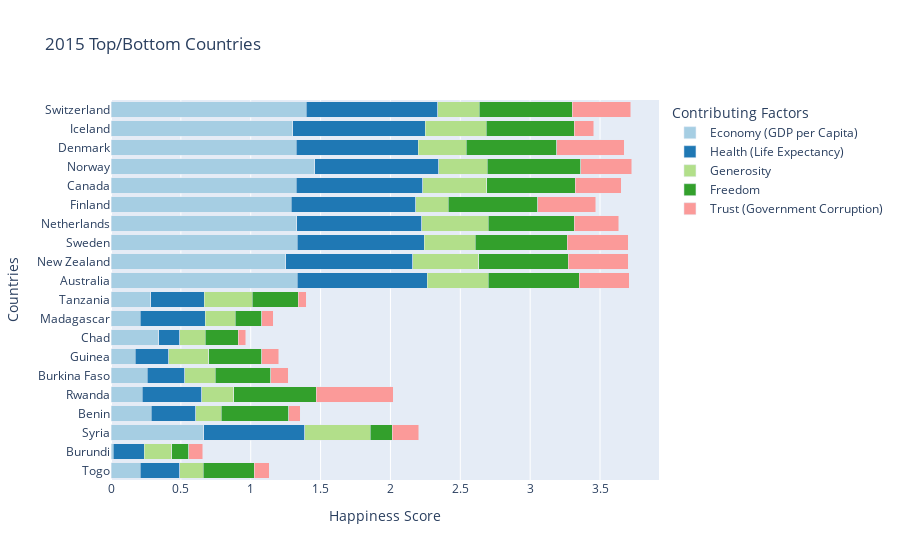
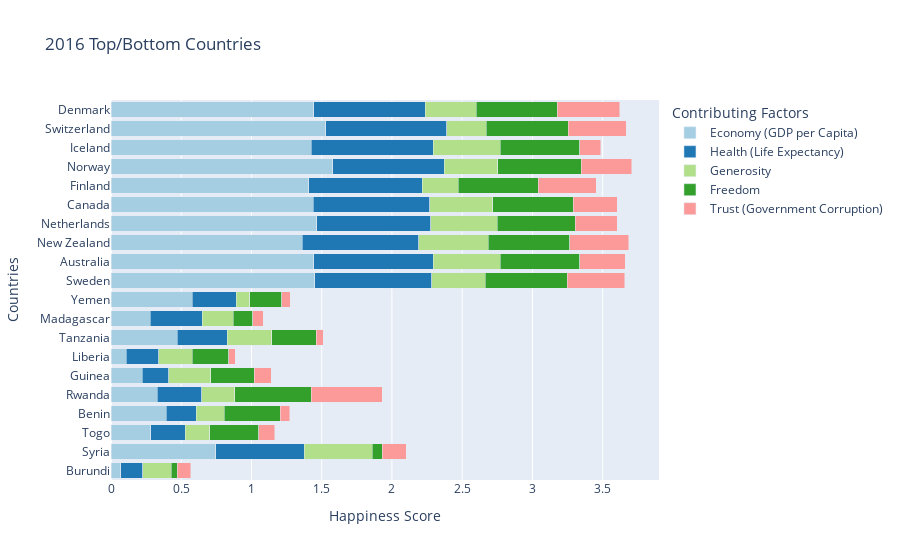
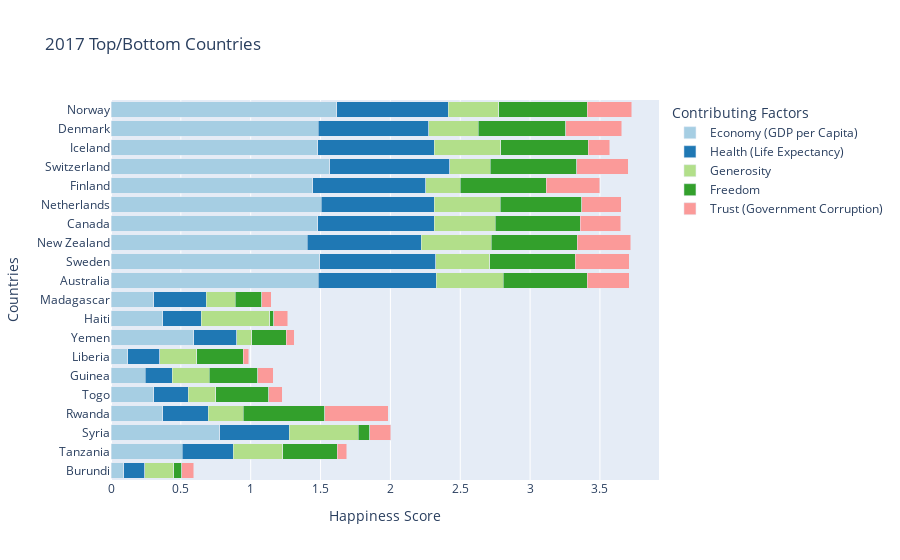
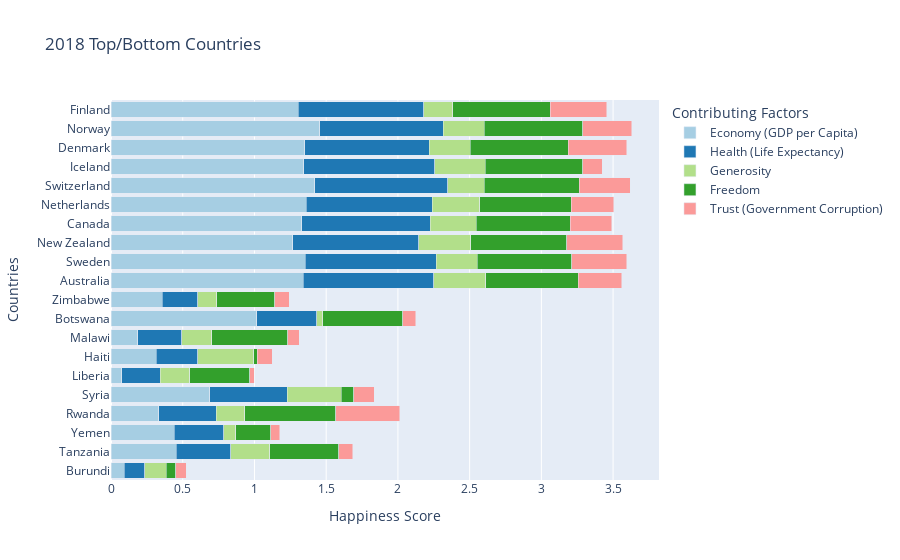

The code cell stored with these charts, in order, in its notebook:
### Code cell
# Creating empty dictionaries to contain top 10 and bottom 10 countries
top_countries = {}
bottom_countries = {}
combined_countries = {}

# Looping to get the dataframes for 5 years
for year in years:
    top_countries[year] = df[year].set_index('Country')
    
    # Getting the top 10 countries using loc
    top_countries[year] = df[year].loc[:, ['Country',
                                           'Economy (GDP per Capita)',
                                           'Health (Life Expectancy)',
                                           'Generosity', 'Freedom',
                                           'Trust (Government Corruption)']].head(10)
    
    # Getting the bottom 10 countries using loc
    bottom_countries[year] = df[year].loc[:, ['Country',
                                           'Economy (GDP per Capita)',
                                           'Health (Life Expectancy)',
                                           'Generosity', 'Freedom',
                                           'Trust (Government Corruption)']].tail(10)
    
    # Combining top and bottom countries
    combined_countries[year] = pd.concat([bottom_countries[year][::-1],
                                         top_countries[year][::-1]]).set_index('Country', drop=True)
    
    # Plot the figure
    fig = px.bar(combined_countries[year], 
                 color_discrete_sequence = px.colors.colorbrewer.Paired, 
                 orientation = 'h', 
                 title = f'{year} Top/Bottom Countries', 
                 barmode = 'stack', 
                 labels = dict(Country="Countries", 
                               value="Happiness Score",
                               variable = "Contributing Factors"))
    
    fig.show()

### Figure 1 — Plotly figure (JSON) as saved in the notebook; plotly's stock layout.template omitted (floating-point values rounded to 4 significant figures)
{"data": [{"alignmentgroup": "True", "hovertemplate": "Contributing Factors=Economy (GDP per Capita)<br>Happiness Score=%{x}<br>Countries=%{y}<extra></extra>", "legendgroup": "Economy (GDP per Capita)", "marker": {"color": "rgb(166,206,227)"}, "name": "Economy (GDP per Capita)", "offsetgroup": "Economy (GDP per Capita)", "orientation": "h", "showlegend": true, "textposition": "auto", "type": "bar", "x": [0.2087, 0.0153, 0.6632, 0.2867, 0.2221, 0.2581, 0.1742, 0.3419, 0.2082, 0.2852, 1.334, 1.25, 1.332, 1.329, 1.29, 1.326, 1.459, 1.325, 1.302, 1.397], "xaxis": "x", "y": ["Togo", "Burundi", "Syria", "Benin", "Rwanda", "Burkina Faso", "Guinea", "Chad", "Madagascar", "Tanzania", "Australia", "New Zealand", "Sweden", "Netherlands", "Finland", "Canada", "Norway", "Denmark", "Iceland", "Switzerland"], "yaxis": "y"}, {"alignmentgroup": "True", "hovertemplate": "Contributing Factors=Health (Life Expectancy)<br>Happiness Score=%{x}<br>Countries=%{y}<extra></extra>", "legendgroup": "Health (Life Expectancy)", "marker": {"color": "rgb(31,120,180)"}, "name": "Health (Life Expectancy)", "offsetgroup": "Health (Life Expectancy)", "orientation": "h", "showlegend": true, "textposition": "auto", "type": "bar", "x": [0.2844, 0.224, 0.7219, 0.3191, 0.4286, 0.2712, 0.2401, 0.1501, 0.4672, 0.3821, 0.9316, 0.9084, 0.9109, 0.8928, 0.8891, 0.9056, 0.8852, 0.8746, 0.9478, 0.9414], "xaxis": "x", "y": ["Togo", "Burundi", "Syria", "Benin", "Rwanda", "Burkina Faso", "Guinea", "Chad", "Madagascar", "Tanzania", "Australia", "New Zealand", "Sweden", "Netherlands", "Finland", "Canada", "Norway", "Denmark", "Iceland", "Switzerland"], "yaxis": "y"}, {"alignmentgroup": "True", "hovertemplate": "Contributing Factors=Generosity<br>Happiness Score=%{x}<br>Countries=%{y}<extra></extra>", "legendgroup": "Generosity", "marker": {"color": "rgb(178,223,138)"}, "name": "Generosity", "offsetgroup": "Generosity", "orientation": "h", "showlegend": true, "textposition": "auto", "type": "bar", "x": [0.1668, 0.1973, 0.4718, 0.1826, 0.2263, 0.2175, 0.2866, 0.1839, 0.2133, 0.3438, 0.4356, 0.475, 0.3626, 0.4761, 0.2335, 0.4581, 0.347, 0.3414, 0.4363, 0.2968], "xaxis": "x", "y": ["Togo", "Burundi", "Syria", "Benin", "Rwanda", "Burkina Faso", "Guinea", "Chad", "Madagascar", "Tanzania", "Australia", "New Zealand", "Sweden", "Netherlands", "Finland", "Canada", "Norway", "Denmark", "Iceland", "Switzerland"], "yaxis": "y"}, {"alignmentgroup": "True", "hovertemplate": "Contributing Factors=Freedom<br>Happiness Score=%{x}<br>Countries=%{y}<extra></extra>", "legendgroup": "Freedom", "marker": {"color": "rgb(51,160,44)"}, "name": "Freedom", "offsetgroup": "Freedom", "orientation": "h", "showlegend": true, "textposition": "auto", "type": "bar", "x": [0.3645, 0.1185, 0.1568, 0.4845, 0.592, 0.3949, 0.3772, 0.235, 0.1918, 0.3288, 0.6512, 0.6394, 0.6598, 0.6158, 0.6417, 0.633, 0.6697, 0.6494, 0.6288, 0.6656], "xaxis": "x", "y": ["Togo", "Burundi", "Syria", "Benin", "Rwanda", "Burkina Faso", "Guinea", "Chad", "Madagascar", "Tanzania", "Australia", "New Zealand", "Sweden", "Netherlands", "Finland", "Canada", "Norway", "Denmark", "Iceland", "Switzerland"], "yaxis": "y"}, {"alignmentgroup": "True", "hovertemplate": "Contributing Factors=Trust (Government Corruption)<br>Happiness Score=%{x}<br>Countries=%{y}<extra></extra>", "legendgroup": "Trust (Government Corruption)", "marker": {"color": "rgb(251,154,153)"}, "name": "Trust (Government Corruption)", "offsetgroup": "Trust (Government Corruption)", "orientation": "h", "showlegend": true, "textposition": "auto", "type": "bar", "x": [0.1073, 0.1006, 0.1891, 0.0801, 0.5519, 0.1283, 0.1214, 0.05269, 0.08124, 0.05747, 0.3564, 0.4292, 0.4384, 0.3181, 0.4137, 0.3296, 0.365, 0.4836, 0.1414, 0.4198], "xaxis": "x", "y": ["Togo", "Burundi", "Syria", "Benin", "Rwanda", "Burkina Faso", "Guinea", "Chad", "Madagascar", "Tanzania", "Australia", "New Zealand", "Sweden", "Netherlands", "Finland", "Canada", "Norway", "Denmark", "Iceland", "Switzerland"], "yaxis": "y"}], "layout": {"barmode": "stack", "legend": {"title": {"text": "Contributing Factors"}, "tracegroupgap": 0}, "title": {"text": "2015 Top/Bottom Countries"}, "xaxis": {"anchor": "y", "domain": [0, 1], "title": {"text": "Happiness Score"}}, "yaxis": {"anchor": "x", "domain": [0, 1], "title": {"text": "Countries"}}}}

### Figure 2 — Plotly figure (JSON) as saved in the notebook; plotly's stock layout.template omitted (floating-point values rounded to 4 significant figures)
{"data": [{"alignmentgroup": "True", "hovertemplate": "Contributing Factors=Economy (GDP per Capita)<br>Happiness Score=%{x}<br>Countries=%{y}<extra></extra>", "legendgroup": "Economy (GDP per Capita)", "marker": {"color": "rgb(166,206,227)"}, "name": "Economy (GDP per Capita)", "offsetgroup": "Economy (GDP per Capita)", "orientation": "h", "showlegend": true, "textposition": "auto", "type": "bar", "x": [0.06831, 0.7472, 0.2812, 0.395, 0.3285, 0.2241, 0.1071, 0.4716, 0.2795, 0.5794, 1.452, 1.444, 1.361, 1.465, 1.44, 1.406, 1.577, 1.427, 1.527, 1.442], "xaxis": "x", "y": ["Burundi", "Syria", "Togo", "Benin", "Rwanda", "Guinea", "Liberia", "Tanzania", "Madagascar", "Yemen", "Sweden", "Australia", "New Zealand", "Netherlands", "Canada", "Finland", "Norway", "Iceland", "Switzerland", "Denmark"], "yaxis": "y"}, {"alignmentgroup": "True", "hovertemplate": "Contributing Factors=Health (Life Expectancy)<br>Happiness Score=%{x}<br>Countries=%{y}<extra></extra>", "legendgroup": "Health (Life Expectancy)", "marker": {"color": "rgb(31,120,180)"}, "name": "Health (Life Expectancy)", "offsetgroup": "Health (Life Expectancy)", "orientation": "h", "showlegend": true, "textposition": "auto", "type": "bar", "x": [0.1575, 0.6299, 0.2481, 0.2103, 0.3186, 0.1883, 0.2316, 0.357, 0.3711, 0.3105, 0.8312, 0.8512, 0.831, 0.8123, 0.8276, 0.8109, 0.7958, 0.8673, 0.863, 0.795], "xaxis": "x", "y": ["Burundi", "Syria", "Togo", "Benin", "Rwanda", "Guinea", "Liberia", "Tanzania", "Madagascar", "Yemen", "Sweden", "Australia", "New Zealand", "Netherlands", "Canada", "Finland", "Norway", "Iceland", "Switzerland", "Denmark"], "yaxis": "y"}, {"alignmentgroup": "True", "hovertemplate": "Contributing Factors=Generosity<br>Happiness Score=%{x}<br>Countries=%{y}<extra></extra>", "legendgroup": "Generosity", "marker": {"color": "rgb(178,223,138)"}, "name": "Generosity", "offsetgroup": "Generosity", "orientation": "h", "showlegend": true, "textposition": "auto", "type": "bar", "x": [0.2029, 0.484, 0.1752, 0.2018, 0.2355, 0.2991, 0.2406, 0.3147, 0.2204, 0.09821, 0.3825, 0.4741, 0.494, 0.4742, 0.4483, 0.2549, 0.379, 0.4768, 0.2808, 0.3617], "xaxis": "x", "y": ["Burundi", "Syria", "Togo", "Benin", "Rwanda", "Guinea", "Liberia", "Tanzania", "Madagascar", "Yemen", "Sweden", "Australia", "New Zealand", "Netherlands", "Canada", "Finland", "Norway", "Iceland", "Switzerland", "Denmark"], "yaxis": "y"}, {"alignmentgroup": "True", "hovertemplate": "Contributing Factors=Freedom<br>Happiness Score=%{x}<br>Countries=%{y}<extra></extra>", "legendgroup": "Freedom", "marker": {"color": "rgb(51,160,44)"}, "name": "Freedom", "offsetgroup": "Freedom", "orientation": "h", "showlegend": true, "textposition": "auto", "type": "bar", "x": [0.0432, 0.06912, 0.3468, 0.3975, 0.5432, 0.3095, 0.2575, 0.3176, 0.1368, 0.2287, 0.5822, 0.5684, 0.5815, 0.5521, 0.5737, 0.571, 0.5961, 0.5662, 0.5856, 0.5794], "xaxis": "x", "y": ["Burundi", "Syria", "Togo", "Benin", "Rwanda", "Guinea", "Liberia", "Tanzania", "Madagascar", "Yemen", "Sweden", "Australia", "New Zealand", "Netherlands", "Canada", "Finland", "Norway", "Iceland", "Switzerland", "Denmark"], "yaxis": "y"}, {"alignmentgroup": "True", "hovertemplate": "Contributing Factors=Trust (Government Corruption)<br>Happiness Score=%{x}<br>Countries=%{y}<extra></extra>", "legendgroup": "Trust (Government Corruption)", "marker": {"color": "rgb(251,154,153)"}, "name": "Trust (Government Corruption)", "offsetgroup": "Trust (Government Corruption)", "orientation": "h", "showlegend": true, "textposition": "auto", "type": "bar", "x": [0.09419, 0.1723, 0.1159, 0.06681, 0.5052, 0.1192, 0.04852, 0.05099, 0.07506, 0.05892, 0.4087, 0.3233, 0.419, 0.2993, 0.3133, 0.41, 0.3578, 0.1497, 0.412, 0.4445], "xaxis": "x", "y": ["Burundi", "Syria", "Togo", "Benin", "Rwanda", "Guinea", "Liberia", "Tanzania", "Madagascar", "Yemen", "Sweden", "Australia", "New Zealand", "Netherlands", "Canada", "Finland", "Norway", "Iceland", "Switzerland", "Denmark"], "yaxis": "y"}], "layout": {"barmode": "stack", "legend": {"title": {"text": "Contributing Factors"}, "tracegroupgap": 0}, "title": {"text": "2016 Top/Bottom Countries"}, "xaxis": {"anchor": "y", "domain": [0, 1], "title": {"text": "Happiness Score"}}, "yaxis": {"anchor": "x", "domain": [0, 1], "title": {"text": "Countries"}}}}

### Figure 3 — Plotly figure (JSON) as saved in the notebook; plotly's stock layout.template omitted (floating-point values rounded to 4 significant figures)
{"data": [{"alignmentgroup": "True", "hovertemplate": "Contributing Factors=Economy (GDP per Capita)<br>Happiness Score=%{x}<br>Countries=%{y}<extra></extra>", "legendgroup": "Economy (GDP per Capita)", "marker": {"color": "rgb(166,206,227)"}, "name": "Economy (GDP per Capita)", "offsetgroup": "Economy (GDP per Capita)", "orientation": "h", "showlegend": true, "textposition": "auto", "type": "bar", "x": [0.09162, 0.5111, 0.7772, 0.3687, 0.3054, 0.2445, 0.119, 0.5917, 0.3686, 0.3058, 1.484, 1.494, 1.406, 1.479, 1.504, 1.444, 1.565, 1.481, 1.482, 1.616], "xaxis": "x", "y": ["Burundi", "Tanzania", "Syria", "Rwanda", "Togo", "Guinea", "Liberia", "Yemen", "Haiti", "Madagascar", "Australia", "Sweden", "New Zealand", "Canada", "Netherlands", "Finland", "Switzerland", "Iceland", "Denmark", "Norway"], "yaxis": "y"}, {"alignmentgroup": "True", "hovertemplate": "Contributing Factors=Health (Life Expectancy)<br>Happiness Score=%{x}<br>Countries=%{y}<extra></extra>", "legendgroup": "Health (Life Expectancy)", "marker": {"color": "rgb(31,120,180)"}, "name": "Health (Life Expectancy)", "offsetgroup": "Health (Life Expectancy)", "orientation": "h", "showlegend": true, "textposition": "auto", "type": "bar", "x": [0.1516, 0.3645, 0.5005, 0.3264, 0.2471, 0.1941, 0.2299, 0.3101, 0.2773, 0.3752, 0.8439, 0.8309, 0.8168, 0.8346, 0.8107, 0.8092, 0.8581, 0.8336, 0.7926, 0.7967], "xaxis": "x", "y": ["Burundi", "Tanzania", "Syria", "Rwanda", "Togo", "Guinea", "Liberia", "Yemen", "Haiti", "Madagascar", "Australia", "Sweden", "New Zealand", "Canada", "Netherlands", "Finland", "Switzerland", "Iceland", "Denmark", "Norway"], "yaxis": "y"}, {"alignmentgroup": "True", "hovertemplate": "Contributing Factors=Generosity<br>Happiness Score=%{x}<br>Countries=%{y}<extra></extra>", "legendgroup": "Generosity", "marker": {"color": "rgb(178,223,138)"}, "name": "Generosity", "offsetgroup": "Generosity", "orientation": "h", "showlegend": true, "textposition": "auto", "type": "bar", "x": [0.2044, 0.3543, 0.4937, 0.2528, 0.1969, 0.2648, 0.2665, 0.1041, 0.4892, 0.2087, 0.4777, 0.3854, 0.5, 0.4355, 0.4705, 0.2455, 0.2905, 0.4755, 0.3553, 0.362], "xaxis": "x", "y": ["Burundi", "Tanzania", "Syria", "Rwanda", "Togo", "Guinea", "Liberia", "Yemen", "Haiti", "Madagascar", "Australia", "Sweden", "New Zealand", "Canada", "Netherlands", "Finland", "Switzerland", "Iceland", "Denmark", "Norway"], "yaxis": "y"}, {"alignmentgroup": "True", "hovertemplate": "Contributing Factors=Freedom<br>Happiness Score=%{x}<br>Countries=%{y}<extra></extra>", "legendgroup": "Freedom", "marker": {"color": "rgb(51,160,44)"}, "name": "Freedom", "offsetgroup": "Freedom", "orientation": "h", "showlegend": true, "textposition": "auto", "type": "bar", "x": [0.0599, 0.39, 0.08154, 0.5818, 0.3804, 0.3486, 0.3329, 0.2495, 0.03037, 0.1892, 0.6016, 0.6129, 0.6141, 0.6111, 0.5854, 0.618, 0.6201, 0.6272, 0.626, 0.6354], "xaxis": "x", "y": ["Burundi", "Tanzania", "Syria", "Rwanda", "Togo", "Guinea", "Liberia", "Yemen", "Haiti", "Madagascar", "Australia", "Sweden", "New Zealand", "Canada", "Netherlands", "Finland", "Switzerland", "Iceland", "Denmark", "Norway"], "yaxis": "y"}, {"alignmentgroup": "True", "hovertemplate": "Contributing Factors=Trust (Government Corruption)<br>Happiness Score=%{x}<br>Countries=%{y}<extra></extra>", "legendgroup": "Trust (Government Corruption)", "marker": {"color": "rgb(251,154,153)"}, "name": "Trust (Government Corruption)", "offsetgroup": "Trust (Government Corruption)", "orientation": "h", "showlegend": true, "textposition": "auto", "type": "bar", "x": [0.08415, 0.06604, 0.1513, 0.4552, 0.09567, 0.1109, 0.03895, 0.05677, 0.09987, 0.06723, 0.3012, 0.3844, 0.3828, 0.2874, 0.2827, 0.3826, 0.367, 0.1535, 0.4008, 0.316], "xaxis": "x", "y": ["Burundi", "Tanzania", "Syria", "Rwanda", "Togo", "Guinea", "Liberia", "Yemen", "Haiti", "Madagascar", "Australia", "Sweden", "New Zealand", "Canada", "Netherlands", "Finland", "Switzerland", "Iceland", "Denmark", "Norway"], "yaxis": "y"}], "layout": {"barmode": "stack", "legend": {"title": {"text": "Contributing Factors"}, "tracegroupgap": 0}, "title": {"text": "2017 Top/Bottom Countries"}, "xaxis": {"anchor": "y", "domain": [0, 1], "title": {"text": "Happiness Score"}}, "yaxis": {"anchor": "x", "domain": [0, 1], "title": {"text": "Countries"}}}}

### Figure 4 — Plotly figure (JSON) as saved in the notebook; plotly's stock layout.template omitted (floating-point values rounded to 4 significant figures)
{"data": [{"alignmentgroup": "True", "hovertemplate": "Contributing Factors=Economy (GDP per Capita)<br>Happiness Score=%{x}<br>Countries=%{y}<extra></extra>", "legendgroup": "Economy (GDP per Capita)", "marker": {"color": "rgb(166,206,227)"}, "name": "Economy (GDP per Capita)", "offsetgroup": "Economy (GDP per Capita)", "orientation": "h", "showlegend": true, "textposition": "auto", "type": "bar", "x": [0.091, 0.455, 0.442, 0.332, 0.689, 0.076, 0.315, 0.186, 1.017, 0.357, 1.34, 1.355, 1.268, 1.33, 1.361, 1.42, 1.343, 1.351, 1.456, 1.305], "xaxis": "x", "y": ["Burundi", "Tanzania", "Yemen", "Rwanda", "Syria", "Liberia", "Haiti", "Malawi", "Botswana", "Zimbabwe", "Australia", "Sweden", "New Zealand", "Canada", "Netherlands", "Switzerland", "Iceland", "Denmark", "Norway", "Finland"], "yaxis": "y"}, {"alignmentgroup": "True", "hovertemplate": "Contributing Factors=Health (Life Expectancy)<br>Happiness Score=%{x}<br>Countries=%{y}<extra></extra>", "legendgroup": "Health (Life Expectancy)", "marker": {"color": "rgb(31,120,180)"}, "name": "Health (Life Expectancy)", "offsetgroup": "Health (Life Expectancy)", "orientation": "h", "showlegend": true, "textposition": "auto", "type": "bar", "x": [0.145, 0.381, 0.343, 0.4, 0.539, 0.267, 0.289, 0.306, 0.417, 0.248, 0.91, 0.913, 0.876, 0.896, 0.878, 0.927, 0.914, 0.868, 0.861, 0.874], "xaxis": "x", "y": ["Burundi", "Tanzania", "Yemen", "Rwanda", "Syria", "Liberia", "Haiti", "Malawi", "Botswana", "Zimbabwe", "Australia", "Sweden", "New Zealand", "Canada", "Netherlands", "Switzerland", "Iceland", "Denmark", "Norway", "Finland"], "yaxis": "y"}, {"alignmentgroup": "True", "hovertemplate": "Contributing Factors=Generosity<br>Happiness Score=%{x}<br>Countries=%{y}<extra></extra>", "legendgroup": "Generosity", "marker": {"color": "rgb(178,223,138)"}, "name": "Generosity", "offsetgroup": "Generosity", "orientation": "h", "showlegend": true, "textposition": "auto", "type": "bar", "x": [0.149, 0.27, 0.083, 0.2, 0.376, 0.206, 0.392, 0.21, 0.042, 0.132, 0.361, 0.285, 0.365, 0.321, 0.333, 0.256, 0.353, 0.284, 0.286, 0.202], "xaxis": "x", "y": ["Burundi", "Tanzania", "Yemen", "Rwanda", "Syria", "Liberia", "Haiti", "Malawi", "Botswana", "Zimbabwe", "Australia", "Sweden", "New Zealand", "Canada", "Netherlands", "Switzerland", "Iceland", "Denmark", "Norway", "Finland"], "yaxis": "y"}, {"alignmentgroup": "True", "hovertemplate": "Contributing Factors=Freedom<br>Happiness Score=%{x}<br>Countries=%{y}<extra></extra>", "legendgroup": "Freedom", "marker": {"color": "rgb(51,160,44)"}, "name": "Freedom", "offsetgroup": "Freedom", "orientation": "h", "showlegend": true, "textposition": "auto", "type": "bar", "x": [0.065, 0.481, 0.244, 0.636, 0.088, 0.419, 0.025, 0.531, 0.557, 0.406, 0.647, 0.659, 0.669, 0.653, 0.638, 0.66, 0.677, 0.683, 0.686, 0.681], "xaxis": "x", "y": ["Burundi", "Tanzania", "Yemen", "Rwanda", "Syria", "Liberia", "Haiti", "Malawi", "Botswana", "Zimbabwe", "Australia", "Sweden", "New Zealand", "Canada", "Netherlands", "Switzerland", "Iceland", "Denmark", "Norway", "Finland"], "yaxis": "y"}, {"alignmentgroup": "True", "hovertemplate": "Contributing Factors=Trust (Government Corruption)<br>Happiness Score=%{x}<br>Countries=%{y}<extra></extra>", "legendgroup": "Trust (Government Corruption)", "marker": {"color": "rgb(251,154,153)"}, "name": "Trust (Government Corruption)", "offsetgroup": "Trust (Government Corruption)", "orientation": "h", "showlegend": true, "textposition": "auto", "type": "bar", "x": [0.076, 0.097, 0.064, 0.444, 0.144, 0.03, 0.104, 0.08, 0.092, 0.099, 0.302, 0.383, 0.389, 0.291, 0.295, 0.357, 0.138, 0.408, 0.34, 0.393], "xaxis": "x", "y": ["Burundi", "Tanzania", "Yemen", "Rwanda", "Syria", "Liberia", "Haiti", "Malawi", "Botswana", "Zimbabwe", "Australia", "Sweden", "New Zealand", "Canada", "Netherlands", "Switzerland", "Iceland", "Denmark", "Norway", "Finland"], "yaxis": "y"}], "layout": {"barmode": "stack", "legend": {"title": {"text": "Contributing Factors"}, "tracegroupgap": 0}, "title": {"text": "2018 Top/Bottom Countries"}, "xaxis": {"anchor": "y", "domain": [0, 1], "title": {"text": "Happiness Score"}}, "yaxis": {"anchor": "x", "domain": [0, 1], "title": {"text": "Countries"}}}}
